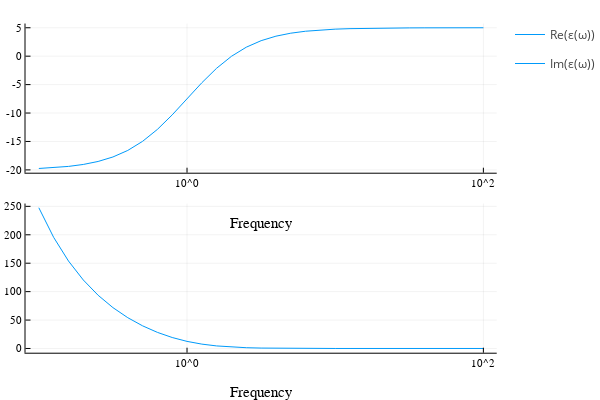

Notebook cell for this chart:
### Code cell
omega = exp10.(-1:.1:2)
eps_inf = 5.
omega_p = 5.
gamma = 1.

m = DrudeModel(eps_inf, omega_p, gamma)
ε = m.(omega)

@show Permittivity.eps_s(m) real(ε)[1]
@show Permittivity.eps_inf(m) real(ε)[end]
@show Permittivity.realroot(m) 

plot(omega, [real(ε) imag(ε)], label=["Re(ε(ω))" "Im(ε(ω))"], xlabel="Frequency", layout=(2, 1), xaxis=:log10)

### Figure 1 — Plotly figure (JSON) as saved in the notebook; plotly's stock layout.template omitted (floating-point values rounded to 4 significant figures)
{"data": [{"colorbar": {"title": ""}, "legendgroup": "Re(ε(ω))", "line": {"color": "rgba(0, 154, 250, 1.000)", "dash": "solid", "shape": "linear", "width": 1}, "mode": "lines", "name": "Re(ε(ω))", "showlegend": true, "type": "scatter", "x": [0.1, 0.1259, 0.1585, 0.1995, 0.2512, 0.3162, 0.3981, 0.5012, 0.631, 0.7943, 1, 1.259, 1.585, 1.995, 2.512, 3.162, 3.981, 5.012, 6.31, 7.943, 10, 12.59, 15.85, 19.95, 25.12, 31.62, 39.81, 50.12, 63.1, 79.43, 100], "xaxis": "x1", "y": [-19.75, -19.61, -19.39, -19.04, -18.52, -17.73, -16.58, -14.98, -12.88, -10.33, -7.5, -4.672, -2.119, -0.019, 1.58, 2.727, 3.516, 4.043, 4.387, 4.61, 4.752, 4.843, 4.901, 4.937, 4.96, 4.975, 4.984, 4.99, 4.994, 4.996, 4.998], "yaxis": "y1", "zmax": null, "zmin": null}, {"colorbar": {"title": ""}, "legendgroup": "Im(ε(ω))", "line": {"color": "rgba(0, 154, 250, 1.000)", "dash": "solid", "shape": "linear", "width": 1}, "mode": "lines", "name": "Im(ε(ω))", "showlegend": true, "type": "scatter", "x": [0.1, 0.1259, 0.1585, 0.1995, 0.2512, 0.3162, 0.3981, 0.5012, 0.631, 0.7943, 1, 1.259, 1.585, 1.995, 2.512, 3.162, 3.981, 5.012, 6.31, 7.943, 10, 12.59, 15.85, 19.95, 25.12, 31.62, 39.81, 50.12, 63.1, 79.43, 100], "xaxis": "x2", "y": [247.5, 195.5, 153.9, 120.5, 93.62, 71.87, 54.21, 39.87, 28.34, 19.3, 12.5, 7.682, 4.492, 2.515, 1.362, 0.7187, 0.3727, 0.191, 0.09709, 0.0491, 0.02475, 0.01245, 0.006255, 0.003139, 0.001575, 0.0007898, 0.000396, 0.0001985, 9.95e-05, 4.987e-05, 2.5e-05], "yaxis": "y2", "zmax": null, "zmin": null}], "layout": {"annotations": [], "height": 400, "legend_position": {"bgcolor": "rgba(255, 255, 255, 1.000)", "bordercolor": "rgba(0, 0, 0, 1.000)", "borderwidth": 1, "font": {"color": "rgba(0, 0, 0, 1.000)", "family": "sans-serif", "size": 11}, "title": {"font": {"color": "rgba(0, 0, 0, 1.000)", "family": "sans-serif", "size": 15}, "text": ""}, "tracegroupgap": 0, "traceorder": "normal", "x": 1, "xanchor": "auto", "y": 1, "yanchor": "auto"}, "margin": {"b": 20, "l": 0, "r": 0, "t": 20}, "paper_bgcolor": "rgba(255, 255, 255, 1.000)", "plot_bgcolor": "rgba(255, 255, 255, 1.000)", "showlegend": true, "width": 600, "xaxis1": {"anchor": "y1", "domain": [0.05101, 0.9934], "gridcolor": "rgba(0, 0, 0, 0.100)", "gridwidth": 0.5, "linecolor": "rgba(0, 0, 0, 1.000)", "mirror": false, "range": [-1.09, 2.09], "showgrid": true, "showline": true, "showticklabels": true, "tickangle": 0, "tickcolor": "rgb(0, 0, 0)", "tickfont": {"color": "rgba(0, 0, 0, 1.000)", "family": "sans-serif", "size": 11}, "tickmode": "array", "ticks": "inside", "ticktext": ["10^0", "10^2"], "tickvals": [1, 100], "title": "Frequency", "titlefont": {"color": "rgba(0, 0, 0, 1.000)", "family": "sans-serif", "size": 15}, "type": "log", "visible": true, "zeroline": false, "zerolinecolor": "rgba(0, 0, 0, 1.000)"}, "xaxis2": {"anchor": "y2", "domain": [0.05101, 0.9934], "gridcolor": "rgba(0, 0, 0, 0.100)", "gridwidth": 0.5, "linecolor": "rgba(0, 0, 0, 1.000)", "mirror": false, "range": [-1.09, 2.09], "showgrid": true, "showline": true, "showticklabels": true, "tickangle": 0, "tickcolor": "rgb(0, 0, 0)", "tickfont": {"color": "rgba(0, 0, 0, 1.000)", "family": "sans-serif", "size": 11}, "tickmode": "array", "ticks": "inside", "ticktext": ["10^0", "10^2"], "tickvals": [1, 100], "title": "Frequency", "titlefont": {"color": "rgba(0, 0, 0, 1.000)", "family": "sans-serif", "size": 15}, "type": "log", "visible": true, "zeroline": false, "zerolinecolor": "rgba(0, 0, 0, 1.000)"}, "yaxis1": {"anchor": "x1", "domain": [0.5758, 0.9902], "gridcolor": "rgba(0, 0, 0, 0.100)", "gridwidth": 0.5, "linecolor": "rgba(0, 0, 0, 1.000)", "mirror": false, "range": [-20.49, 5.74], "showgrid": true, "showline": true, "showticklabels": true, "tickangle": 0, "tickcolor": "rgb(0, 0, 0)", "tickfont": {"color": "rgba(0, 0, 0, 1.000)", "family": "sans-serif", "size": 11}, "tickmode": "array", "ticks": "inside", "ticktext": ["-20", "-15", "-10", "-5", "0", "5"], "tickvals": [-20, -15, -10, -5, 0, 5], "title": "", "titlefont": {"color": "rgba(0, 0, 0, 1.000)", "family": "sans-serif", "size": 15}, "type": "-", "visible": true, "zeroline": false, "zerolinecolor": "rgba(0, 0, 0, 1.000)"}, "yaxis2": {"anchor": "x2", "domain": [0.07581, 0.4902], "gridcolor": "rgba(0, 0, 0, 0.100)", "gridwidth": 0.5, "linecolor": "rgba(0, 0, 0, 1.000)", "mirror": false, "range": [-7.426, 255.0], "showgrid": true, "showline": true, "showticklabels": true, "tickangle": 0, "tickcolor": "rgb(0, 0, 0)", "tickfont": {"color": "rgba(0, 0, 0, 1.000)", "family": "sans-serif", "size": 11}, "tickmode": "array", "ticks": "inside", "ticktext": ["0", "50", "100", "150", "200", "250"], "tickvals": [0, 50, 100, 150, 200, 250], "title": "", "titlefont": {"color": "rgba(0, 0, 0, 1.000)", "family": "sans-serif", "size": 15}, "type": "-", "visible": true, "zeroline": false, "zerolinecolor": "rgba(0, 0, 0, 1.000)"}}}
